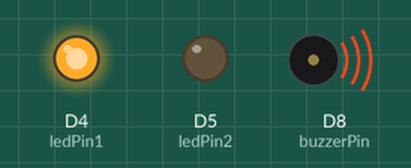
Simulated run of this sketch. Board: ESP8266 (NodeMCU). Parts: output pins drawn as LEDs (lit = HIGH), buzzer (waves = sounding).

Above: at 0.2 s.
At 17.7 s:
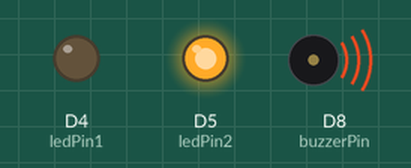
At 27.9 s:
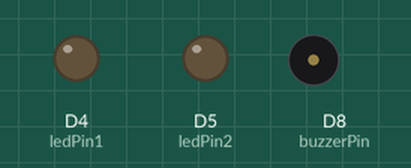
Timing chart, 0 to 32.5 s (numbered marks = the images above):
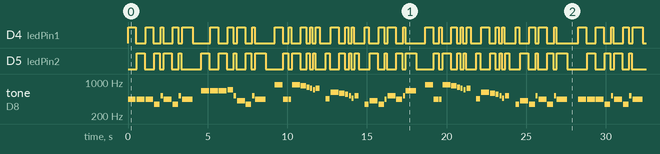

Measured:
- by itself, D4 (ledPin1), D5 (ledPin2): moves between LOW and HIGH, repeating every 28.3 s
- by itself, tone on D8 (buzzerPin): plays 440 Hz for 0.50 s, 440 Hz for 0.50 s, 440 Hz for 0.50 s, 349 Hz for 0.35 s, 523 Hz for 0.15 s, 440 Hz for 0.50 s … (304 notes in this stretch)

The sketch:

EiEi_piazo.ino
```cpp
const int c = 261;
const int d = 294;
const int e = 329;
const int f = 349;
const int g = 391;
const int gS = 415;
const int a = 440;
const int aS = 455;
const int b = 466;
const int cH = 523;
const int cSH = 554;
const int dH = 587;
const int dSH = 622;
const int eH = 659;
const int fH = 698;
const int fSH = 740;
const int gH = 784;
const int gSH = 830;
const int aH = 880;

const int buzzerPin = D8;
const int ledPin1 = D4;
const int ledPin2 = D5;

int counter = 0;

void setup()
{
  //Setup pin modes
  pinMode(buzzerPin, OUTPUT);
  pinMode(ledPin1, OUTPUT);
  pinMode(ledPin2, OUTPUT);
}

void loop()
{

  //Play first section
  firstSection();

  //Play second section
  secondSection();

  //Variant 1
  beep(f, 250);
  beep(gS, 500);
  beep(f, 350);
  beep(a, 125);
  beep(cH, 500);
  beep(a, 375);
  beep(cH, 125);
  beep(eH, 650);

  delay(500);

  //Repeat second section
  secondSection();

  //Variant 2
  beep(f, 250);
  beep(gS, 500);
  beep(f, 375);
  beep(cH, 125);
  beep(a, 500);
  beep(f, 375);
  beep(cH, 125);
  beep(a, 650);

  delay(650);
}

void beep(int note, int duration)
{
  //Play tone on buzzerPin
  tone(buzzerPin, note, duration);

  //Play different LED depending on value of 'counter'
  if(counter % 2 == 0)
  {
    digitalWrite(ledPin1, HIGH);
    delay(duration);
    digitalWrite(ledPin1, LOW);
  }else
  {
    digitalWrite(ledPin2, HIGH);
    delay(duration);
    digitalWrite(ledPin2, LOW);
  }

  //Stop tone on buzzerPin
  noTone(buzzerPin);

  delay(50);

  //Increment counter
  counter++;
}

void firstSection()
{
  beep(a, 500);
  beep(a, 500);
  beep(a, 500);
  beep(f, 350);
  beep(cH, 150);
  beep(a, 500);
  beep(f, 350);
  beep(cH, 150);
  beep(a, 650);

  delay(500);

  beep(eH, 500);
  beep(eH, 500);
  beep(eH, 500);
  beep(fH, 350);
  beep(cH, 150);
  beep(gS, 500);
  beep(f, 350);
  beep(cH, 150);
  beep(a, 650);

  delay(500);
}

void secondSection()
{
  beep(aH, 500);
  beep(a, 300);
  beep(a, 150);
  beep(aH, 500);
  beep(gSH, 325);
  beep(gH, 175);
  beep(fSH, 125);
  beep(fH, 125);
  beep(fSH, 250);

  delay(325);

  beep(aS, 250);
  beep(dSH, 500);
  beep(dH, 325);
  beep(cSH, 175);
  beep(cH, 125);
  beep(b, 125);
  beep(cH, 250);

  delay(350);
}
```

Source omitted: ogo_bmp.cpp.cpp (data table, 6418 bytes)
